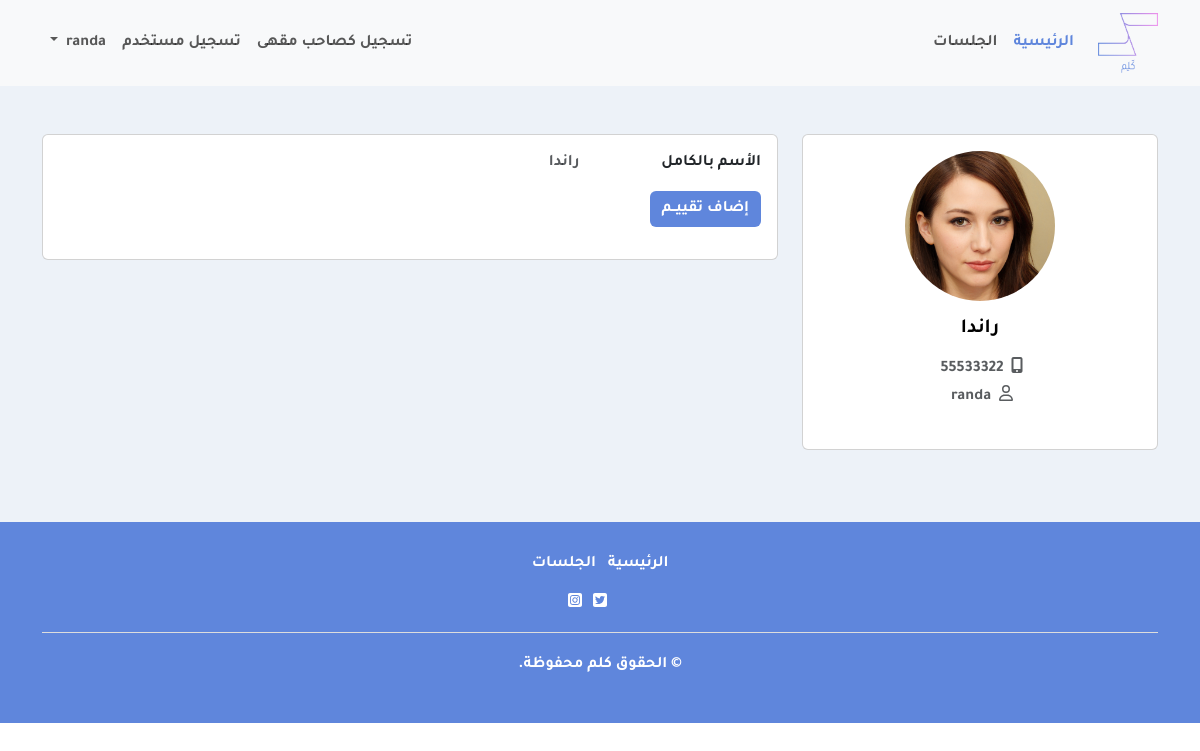
The page /user/ (signed in) on the database its author committed.
### kalam/models.py (models this page shows, shortened)
class CustomUser(AbstractUser):
    USER_CHOICES = (
    ("ADMIN", "1"),
    ("user", "2"),
    ("coffee", "3")
)
    userType = models.CharField(max_length=9,choices=USER_CHOICES)
    username = models.CharField(max_length = 50, blank = True, null = True, unique = True)
    Full_name = models.CharField(max_length = 200)
    phone_no = models.CharField(max_length = 10)
    Photo = models.ImageField(upload_to='profile/', blank=True)

### kalam/views.py (the view, shortened to what this page needs)
# urls.py: path('user/', views.UserPage, name='user'),
def UserPage(request):
    sessions=[]
    current_user = request.user
    if current_user is not None:
        current_userId = current_user.id
        photo =current_user.Photo
        username=current_user.username
        phone_no=current_user.phone_no
        Full_name = current_user.Full_name
        reservedSesion = Booking.objects.filter(user=current_user)
    context={
        "userphoto":photo,
        "userusername":username,
        "userfullName":Full_name,
        "userphone_no":phone_no,
        "sessions":sessions
    }
    return render (request, 'user/UserPage.html',context)

### templates/user/UserPage.html (shortened to what this page needs)
{% extends 'base.html' %}
{% load static %}
{% block body %}
<section class="bgcolor">
    <div class="container py-5">
      <div class="row">
        <div class="col-lg-4">
          <div class="card mb-4">
            <div class="card-body text-center">
              <img src="{{userphoto}}" alt="avatar"
                class="rounded-circle img-fluid" style="width: 150px;">
              <h5 class="my-3">{{userfullName}}</h5>
              <p class="text-muted mb-1">
                <i class="fas fa-mobile-alt"></i>
                <span class="px-1">{{userphone_no}}</span>
            </p>
              <p class="text-muted mb-4"><i class="far fa-user"></i>
                <span class="px-1">{{userusername}}</span>
            </p>
            </div>
          </div>
        </div>
        <div class="col-lg-8">
            <div class="row">
                <div class="col-lg-12">
                    <div class="card mb-4">
                        <div class="card-body">
                          <div class="row">
                            <div class="col-sm-3">
                              <p class="mb-0">الأسم بالكامل</p>
                              <div class="my-3">
                                <button type="button" class="btn bgcolor register" data-bs-toggle="modal" data-bs-target="#exampleModal">إضاف تقييــم</button>
                              </div>
                            </div>
                            <div class="col-sm-9">
                              <p class="text-muted mb-0">{{userfullName}}</p>
                            </div>
                          </div>
                          </div>
                        </div>
                      </div>
                </div>
            </div>
        </div>
      </div>
  </section>
{% endblock %}

### static/css/style.css (style rules this page uses)
body { font-family:"TajawalBold"; }
.bgcolor { background-color: #EDF2F8; }
.register { color: #fff;border: none;background-color: #5f86dc; }

### static/css/styletheme.css (style rules this page uses)
h1, h2, h3, h4, h5, h6 { color: #000000; }
.btn { transition: 0.5s ease; }

### rows shown on the page
CustomUser: Full_name "راندا", phone_no "55533322", username "randa"
